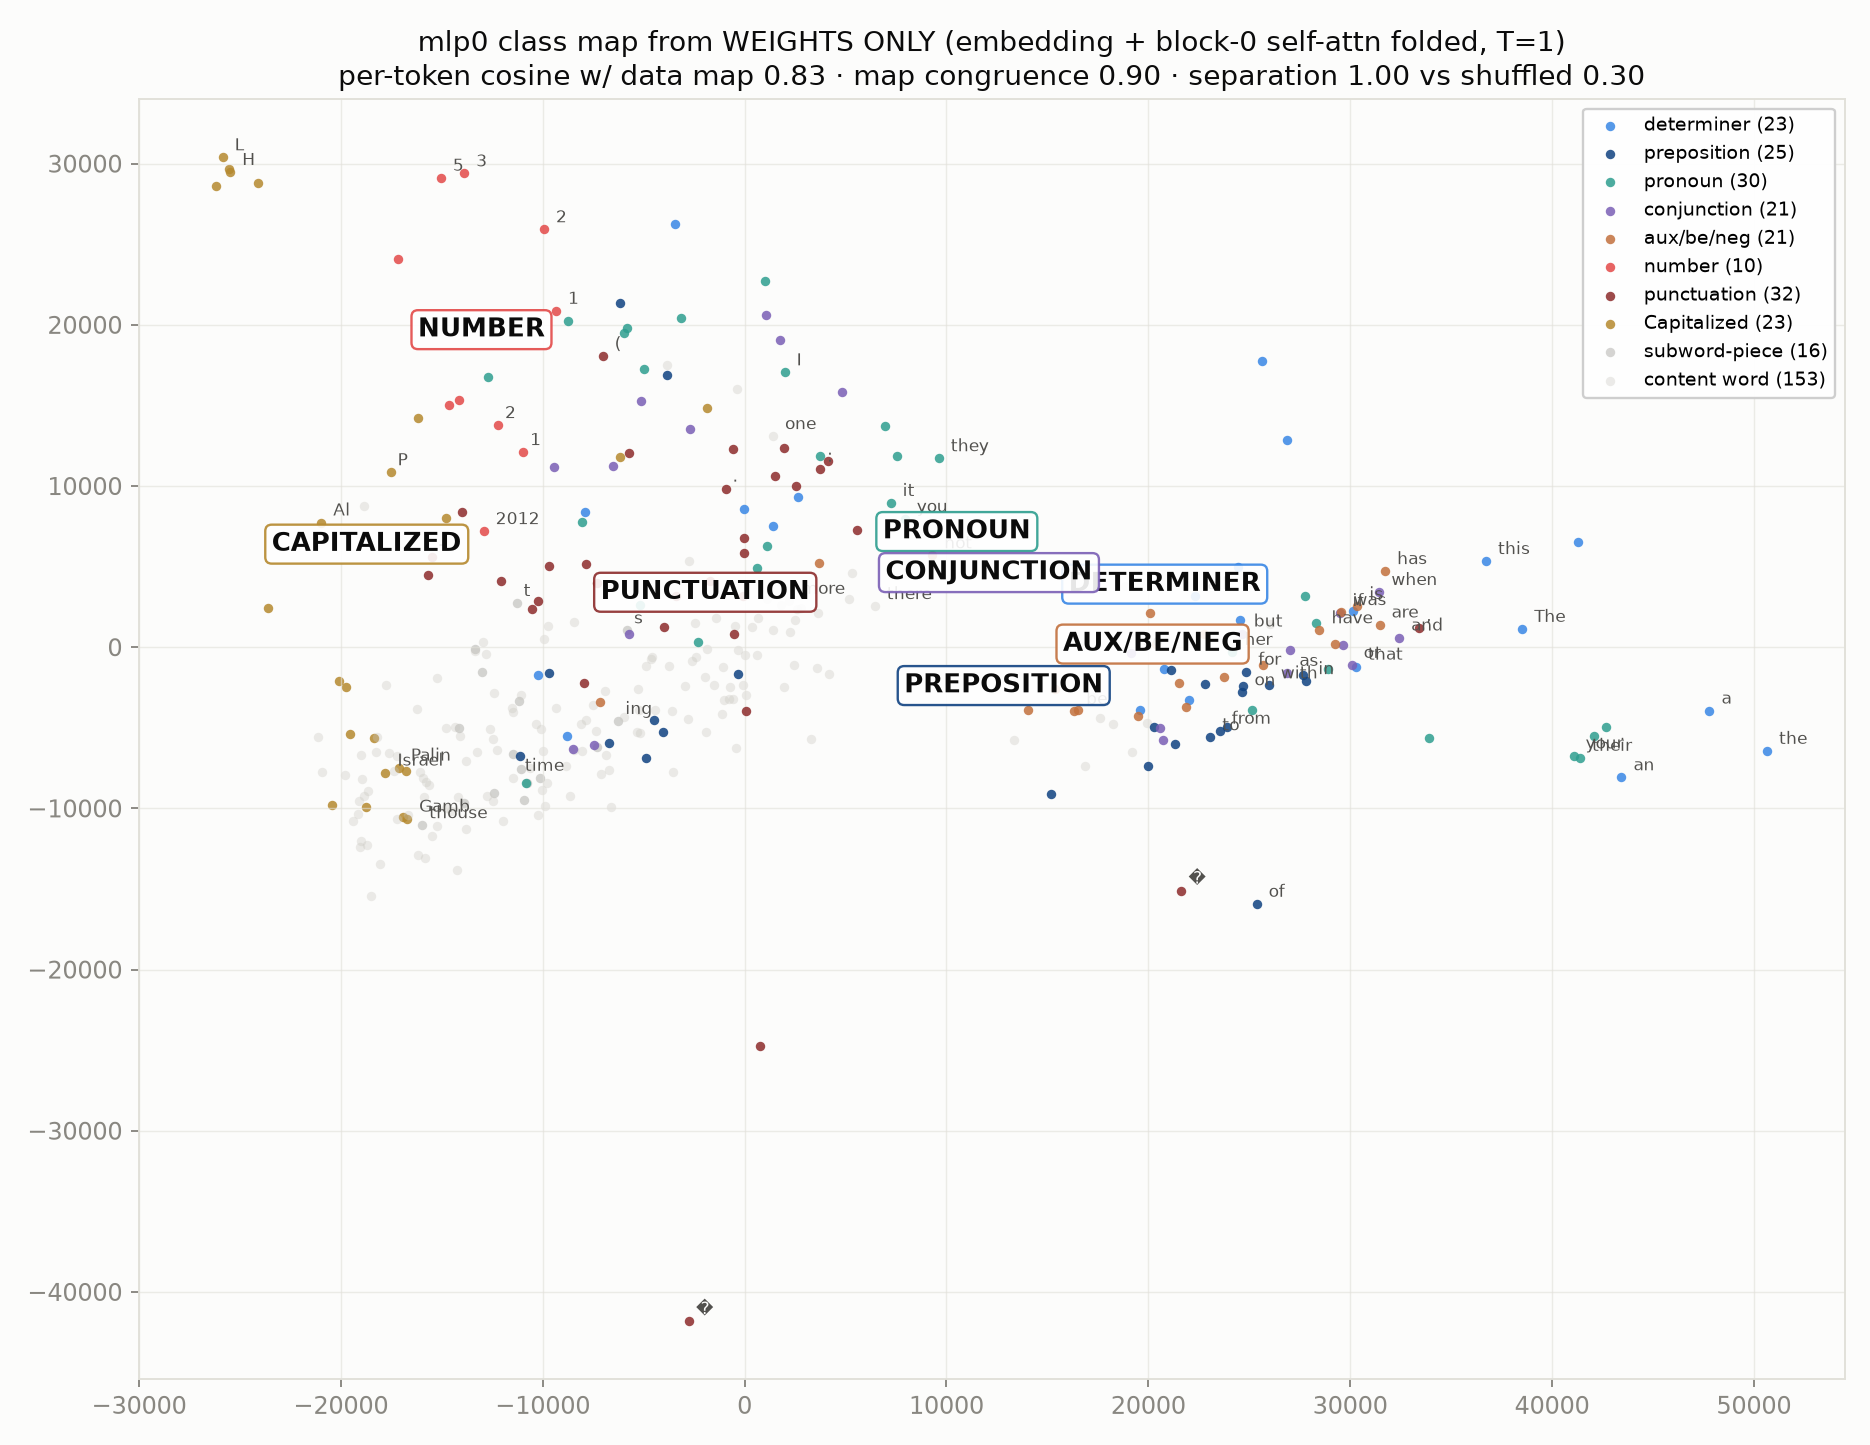

This chart was generated by the following Python code:
"""WEIGHT-BASED companion to fig_mlp0_class_map (user-requested): mlp0's class map derived from WEIGHTS ONLY —
no data statistics. For each token t, fold: x = rms_norm(wte[t]); block-0 remix x <- λ₀x+λ₁x (x0=x at block 0);
self-attention at T=1 (rotary at position 0, pattern = self only); mlp0(rms_norm(x + attn_out)). That is the
exact context-free mlp0 response, computed by running block 0 on single-token sequences = pure weight algebra.
Compares with the data map (token-conditional means over 96 FineWeb rows): per-token cosine, class-separation
ratio, and congruence of the two maps (correlation of pairwise-distance matrices)."""
import sys, re, torch
import torch.nn.functional as F
import numpy as np
sys.path.insert(0, '/workspace/rspd')
sys.path.insert(0, '/workspace/tensor_language')
from bilin18_joint_removal import m, DEV
import census_lib as cl
import tiktoken
import matplotlib
matplotlib.use('Agg')
import matplotlib.pyplot as plt
from palette import INK, SECONDARY, MUTED, GRID, SURFACE

D = 1152; PT = '/workspace/tensor_language/basis_aligned/bilinear_quotient/'
NSEQ = 96; SEQ = 256; MIN_OCC = 8
enc = tiktoken.get_encoding('gpt2')
DET = {'the', 'a', 'an', 'this', 'that', 'these', 'those', 'some', 'any', 'each', 'every', 'no', 'all', 'both'}
PREP = {'of', 'in', 'on', 'at', 'by', 'for', 'with', 'from', 'to', 'into', 'over', 'under', 'about', 'after',
        'before', 'between', 'through', 'during', 'against', 'without', 'within', 'upon', 'across', 'off', 'up', 'down', 'out'}
PRON = {'i', 'you', 'he', 'she', 'it', 'we', 'they', 'me', 'him', 'her', 'us', 'them', 'his', 'its', 'their',
        'my', 'your', 'our', 'who', 'whom', 'which', 'what', 'himself', 'herself', 'itself', 'themselves'}
CONJ = {'and', 'or', 'but', 'so', 'because', 'if', 'while', 'although', 'though', 'when', 'where', 'as', 'than',
        'whether', 'nor', 'yet', 'since', 'unless'}
AUX = {'is', 'are', 'was', 'were', 'be', 'been', 'being', 'am', 'has', 'have', 'had', 'do', 'does', 'did',
       'will', 'would', 'can', 'could', 'should', 'may', 'might', 'must', 'shall', 'not', "n't"}
CLASSES = ['determiner', 'preposition', 'pronoun', 'conjunction', 'aux/be/neg', 'number', 'punctuation',
           'Capitalized', 'subword-piece', 'content word']
COLORS = {'determiner': '#3987e5', 'preposition': '#104281', 'pronoun': '#2e9e8f', 'conjunction': '#7a5fb5',
          'aux/be/neg': '#c2703d', 'number': '#e34948', 'punctuation': '#8c2b2b', 'Capitalized': '#b5892e',
          'subword-piece': '#898781', 'content word': '#c9c7c0'}


def label_token(tid):
    raw = enc.decode([tid]); s = raw.strip()
    if s == '': return None
    low = s.lower()
    if re.fullmatch(r"[0-9][0-9,\.]*", s): return 'number'
    if re.fullmatch(r"[^\w\s]+", s): return 'punctuation'
    if low in DET: return 'determiner'
    if low in PREP: return 'preposition'
    if low in PRON: return 'pronoun'
    if low in CONJ: return 'conjunction'
    if low in AUX: return 'aux/be/neg'
    if s[0].isupper(): return 'Capitalized'
    if not raw.startswith(' ') and s.isalpha(): return 'subword-piece'
    if s.isalpha(): return 'content word'
    return None


@torch.no_grad()
def main():
    cl.use_state(PT + 'census_state_diverse.pt')
    blocks = cl.fineweb_rows(NSEQ)[:, :SEQ].contiguous()
    V = int(m.lm_head.weight.shape[0])
    # data token means (same as data figure)
    cap = []
    hook = m.transformer.h[0].mlp.register_forward_hook(
        lambda mo, i_, o_: cap.append(o_.detach().float().reshape(-1, D)) or None)
    ids = []
    for i in range(0, NSEQ, 8):
        x = blocks[i:i+8].to(DEV)[:, :-1].contiguous(); ids.append(x.reshape(-1))
        xx = F.rms_norm(m.transformer.wte(x), (D,)); x0 = xx; v1 = None
        for blk in m.transformer.h: xx, v1 = blk(xx, v1, x0)
    tok = torch.cat(ids, 0); X = torch.cat(cap, 0); cap.clear()
    xb = torch.zeros(V, D, device=DEV); cn = torch.zeros(V, device=DEV)
    xb.index_add_(0, tok, X); cn.index_add_(0, tok, torch.ones_like(tok, dtype=torch.float))
    keep = (cn >= MIN_OCC).nonzero().squeeze(1)
    labels, tids = [], []
    for tid in keep.cpu().numpy():
        lab = label_token(int(tid))
        if lab is None: continue
        labels.append(lab); tids.append(int(tid))
    labels = np.array(labels); tids_t = torch.tensor(tids, device=DEV)
    data_means = (xb[tids_t] / cn[tids_t].unsqueeze(1)).cpu().numpy()

    # WEIGHT-BASED: run block 0 on single-token sequences (T=1) with the same mlp0 hook
    idx1 = tids_t.view(-1, 1)                    # B,1
    for i in range(0, idx1.shape[0], 512):
        xx = F.rms_norm(m.transformer.wte(idx1[i:i+512]), (D,)); x0 = xx
        m.transformer.h[0](xx, None, x0)
    hook.remove()
    Wt = torch.cat(cap, 0).cpu().numpy()         # B, D (weight-only mlp0 outputs)

    # agreement
    dc = data_means - data_means.mean(0); wc = Wt - Wt.mean(0)
    cos_tok = np.mean([float(np.dot(dc[i], wc[i]) / (np.linalg.norm(dc[i])*np.linalg.norm(wc[i]) + 1e-9))
                       for i in range(len(tids))])
    def pdistcorr(A, B, n=200):
        rng = np.random.default_rng(0); sel = rng.choice(len(A), min(n, len(A)), replace=False)
        da = np.linalg.norm(A[sel, None] - A[None, sel], axis=-1).ravel()
        db = np.linalg.norm(B[sel, None] - B[None, sel], axis=-1).ravel()
        return float(np.corrcoef(da, db)[0, 1])
    congr = pdistcorr(dc, wc)
    def sep(Xc, lbls):
        cents = {c: Xc[lbls == c].mean(0) for c in CLASSES if (lbls == c).sum() >= 5}
        intra = np.mean([np.linalg.norm(Xc[lbls == c] - cents[c], axis=1).mean() for c in cents])
        cl_ = list(cents)
        inter = np.mean([np.linalg.norm(cents[a]-cents[b]) for ii, a in enumerate(cl_) for b in cl_[ii+1:]])
        return inter/intra
    rng = np.random.default_rng(0)
    sep_w = sep(wc, labels); null_w = np.mean([sep(wc, rng.permutation(labels)) for _ in range(20)])
    print(f"weight-vs-data: mean per-token cosine {cos_tok:.3f} | map congruence (pdist corr) {congr:.3f}")
    print(f"weight-map class separation {sep_w:.3f} vs shuffled {null_w:.3f} ({sep_w/null_w:.2f}x)")

    _, S, Vt2 = np.linalg.svd(wc, full_matrices=False)
    P = wc @ Vt2[:2].T
    fig, ax = plt.subplots(figsize=(11, 8.5), facecolor=SURFACE)
    ax.set_facecolor(SURFACE)
    for cname in CLASSES:
        msk = labels == cname
        if msk.sum() == 0: continue
        z = 1 if cname in ('content word', 'subword-piece', 'Capitalized') else 3
        a = 0.35 if cname in ('content word', 'subword-piece') else 0.85
        ax.scatter(P[msk, 0], P[msk, 1], s=16, c=COLORS[cname], alpha=a, zorder=z,
                   label=f"{cname} ({int(msk.sum())})", linewidths=0)
    freqs = cn[tids_t].cpu().numpy()
    for cname in CLASSES:
        msk = np.where(labels == cname)[0]
        if len(msk) < 5: continue
        cx, cy = P[msk, 0].mean(), P[msk, 1].mean()
        if cname not in ('content word', 'subword-piece'):
            ax.text(cx, cy, cname.upper(), fontsize=11, fontweight='bold', color=INK, zorder=6, ha='center',
                    bbox=dict(boxstyle='round,pad=0.25', fc='white', ec=COLORS[cname], alpha=0.9))
        for j in msk[np.argsort(-freqs[msk])][:7 if cname not in ('content word', 'subword-piece') else 4]:
            ax.annotate(repr(enc.decode([tids[j]]))[1:-1], (P[j, 0], P[j, 1]), fontsize=7, color=SECONDARY,
                        zorder=5, xytext=(3, 3), textcoords='offset points')
    ax.legend(loc='best', fontsize=8, framealpha=0.95)
    ax.tick_params(colors=MUTED); [sp.set_color(GRID) for sp in ax.spines.values()]
    ax.grid(True, color=GRID, lw=0.6, alpha=0.6)
    ax.set_title(f"mlp0 class map from WEIGHTS ONLY (embedding + block-0 self-attn folded, T=1)\n"
                 f"per-token cosine w/ data map {cos_tok:.2f} · map congruence {congr:.2f} · "
                 f"separation {sep_w:.2f} vs shuffled {null_w:.2f}", color=INK, fontsize=12)
    fig.tight_layout()
    fig.savefig(PT + 'fig_mlp0_class_map_weights.png', dpi=170, facecolor=SURFACE)
    print("wrote fig_mlp0_class_map_weights.png")


if __name__ == '__main__':
    main()
